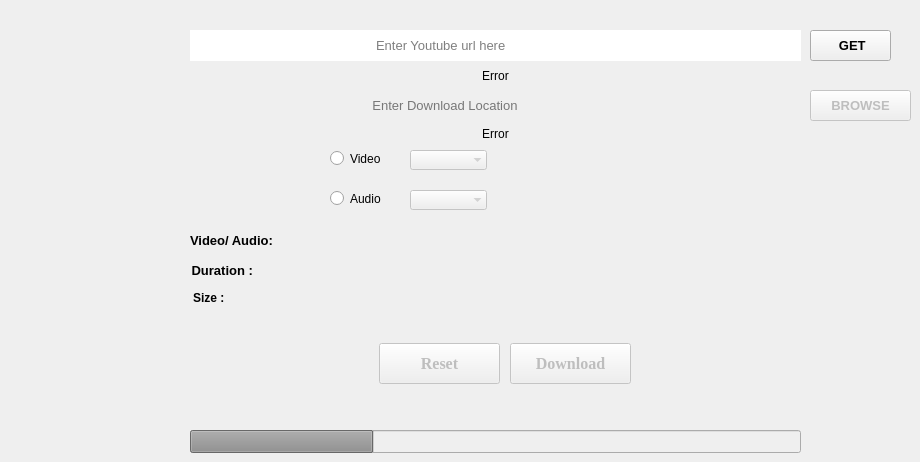
    <widget class="QWidget" name="tab">
     <attribute name="title">
      <string>Single</string>
     </attribute>
     <widget class="QProgressBar" name="progressBar_single">
      <property name="enabled">
       <bool>false</bool>
      </property>
      <property name="geometry">
       <rect>
        <x>190</x>
        <y>430</y>
        <width>611</width>
        <height>23</height>
       </rect>
      </property>
      <property name="value">
       <number>30</number>
      </property>
      <property name="alignment">
       <set>Qt::AlignLeading|Qt::AlignLeft|Qt::AlignVCenter</set>
      </property>
      <property name="textVisible">
       <bool>false</bool>
      </property>
      <property name="orientation">
       <enum>Qt::Horizontal</enum>
      </property>
      <property name="invertedAppearance">
       <bool>false</bool>
      </property>
      <property name="textDirection">
       <enum>QProgressBar::TopToBottom</enum>
      </property>
     </widget>
     <widget class="QLineEdit" name="urlText_single">
      <property name="geometry">
       <rect>
        <x>190</x>
        <y>30</y>
        <width>611</width>
        <height>31</height>
       </rect>
      </property>
      <property name="font">
       <font>
        <pointsize>10</pointsize>
       </font>
      </property>
      <property name="autoFillBackground">
       <bool>false</bool>
      </property>
      <property name="inputMethodHints">
       <set>Qt::ImhNone</set>
      </property>
      <property name="text">
       <string/>
      </property>
      <property name="frame">
       <bool>false</bool>
      </property>
      <property name="alignment">
       <set>Qt::AlignLeading|Qt::AlignLeft|Qt::AlignVCenter</set>
      </property>
      <property name="placeholderText">
       <string>                                                   Enter Youtube url here</string>
      </property>
      <property name="cursorMoveStyle">
       <enum>Qt::VisualMoveStyle</enum>
      </property>
      <property name="clearButtonEnabled">
       <bool>true</bool>
      </property>
     </widget>
     <widget class="QLabel" name="error_browse_single">
      <property name="geometry">
       <rect>
        <x>240</x>
        <y>124</y>
        <width>511</width>
        <height>20</height>
       </rect>
      </property>
      <property name="text">
       <string>Error</string>
      </property>
      <property name="alignment">
       <set>Qt::AlignCenter</set>
      </property>
     </widget>
     <widget class="QPushButton" name="getButton_single">
      <property name="geometry">
       <rect>
        <x>810</x>
        <y>30</y>
        <width>81</width>
        <height>31</height>
       </rect>
      </property>
      <property name="font">
       <font>
        <pointsize>10</pointsize>
        <weight>75</weight>
        <bold>true</bold>
       </font>
      </property>
      <property name="autoFillBackground">
       <bool>false</bool>
      </property>
      <property name="text">
       <string> GET</string>
      </property>
      <property name="iconSize">
       <size>
        <width>30</width>
        <height>30</height>
       </size>
      </property>
      <property name="autoDefault">
       <bool>false</bool>
      </property>
      <property name="default">
       <bool>false</bool>
      </property>
      <property name="flat">
       <bool>false</bool>
      </property>
     </widget>
     <widget class="QLineEdit" name="browseText_single">
      <property name="enabled">
       <bool>false</bool>
      </property>
      <property name="geometry">
       <rect>
        <x>190</x>
        <y>90</y>
        <width>611</width>
        <height>31</height>
       </rect>
      </property>
      <property name="sizePolicy">
       <sizepolicy hsizetype="Expanding" vsizetype="Fixed">
        <horstretch>0</horstretch>
        <verstretch>0</verstretch>
       </sizepolicy>
      </property>
      <property name="font">
       <font>
        <pointsize>10</pointsize>
       </font>
      </property>
      <property name="frame">
       <bool>false</bool>
      </property>
      <property name="alignment">
       <set>Qt::AlignLeading|Qt::AlignLeft|Qt::AlignVCenter</set>
      </property>
      <property name="dragEnabled">
       <bool>false</bool>
      </property>
      <property name="placeholderText">
       <string>                                                  Enter Download Location</string>
      </property>
      <property name="clearButtonEnabled">
       <bool>true</bool>
      </property>
     </widget>
     <widget class="QLabel" name="duration_single">
      <property name="geometry">
       <rect>
        <x>188</x>
        <y>260</y>
        <width>611</width>
        <height>20</height>
       </rect>
      </property>
      <property name="font">
       <font>
        <pointsize>10</pointsize>
        <weight>75</weight>
        <bold>true</bold>
       </font>
      </property>
      <property name="text">
       <string> Duration :</string>
      </property>
     </widget>
     <widget class="QPushButton" name="resetButton_single">
      <property name="enabled">
       <bool>false</bool>
      </property>
      <property name="geometry">
       <rect>
        <x>379</x>
        <y>343</y>
        <width>121</width>
        <height>41</height>
       </rect>
      </property>
      <property name="font">
       <font>
        <family>Georgia</family>
        <pointsize>12</pointsize>
        <weight>75</weight>
        <bold>true</bold>
       </font>
      </property>
      <property name="text">
       <string>Reset</string>
      </property>
     </widget>
     <widget class="QLabel" name="size_file_single">
      <property name="geometry">
       <rect>
        <x>193</x>
        <y>290</y>
        <width>601</width>
        <height>16</height>
       </rect>
      </property>
      <property name="font">
       <font>
        <weight>75</weight>
        <bold>true</bold>
       </font>
      </property>
      <property name="text">
       <string>Size : </string>
      </property>
     </widget>
     <widget class="QPushButton" name="downloadButton_single">
      <property name="enabled">
       <bool>false</bool>
      </property>
      <property name="geometry">
       <rect>
        <x>510</x>
        <y>343</y>
        <width>121</width>
        <height>41</height>
       </rect>
      </property>
      <property name="font">
       <font>
        <family>Georgia</family>
        <pointsize>12</pointsize>
        <weight>75</weight>
        <italic>false</italic>
        <bold>true</bold>
        <underline>false</underline>
        <strikeout>false</strikeout>
       </font>
      </property>
      <property name="text">
       <string>Download</string>
      </property>
      <property name="iconSize">
       <size>
        <width>30</width>
        <height>30</height>
       </size>
      </property>
      <property name="default">
       <bool>false</bool>
      </property>
      <property name="flat">
       <bool>false</bool>
      </property>
     </widget>
     <widget class="QLabel" name="error_url_single">
      <property name="geometry">
       <rect>
        <x>240</x>
        <y>66</y>
        <width>511</width>
        <height>20</height>
       </rect>
      </property>
      <property name="text">
       <string>Error</string>
      </property>
      <property name="alignment">
       <set>Qt::AlignCenter</set>
      </property>
     </widget>
     <widget class="QLabel" name="video_audio_title_single">
      <property name="geometry">
       <rect>
        <x>190</x>
        <y>230</y>
        <width>611</width>
        <height>20</height>
       </rect>
      </property>
      <property name="sizePolicy">
       <sizepolicy hsizetype="Maximum" vsizetype="Maximum">
        <horstretch>0</horstretch>
        <verstretch>0</verstretch>
       </sizepolicy>
      </property>
      <property name="font">
       <font>
        <pointsize>10</pointsize>
        <weight>75</weight>
        <bold>true</bold>
       </font>
      </property>
      <property name="text">
       <string>Video/ Audio: </string>
      </property>
     </widget>
     <widget class="QPushButton" name="browseButton_single">
      <property name="enabled">
       <bool>false</bool>
      </property>
      <property name="geometry">
       <rect>
        <x>810</x>
        <y>90</y>
        <width>101</width>
        <height>31</height>
       </rect>
      </property>
      <property name="font">
       <font>
        <pointsize>10</pointsize>
        <weight>75</weight>
        <bold>true</bold>
       </font>
      </property>
      <property name="text">
       <string>BROWSE</string>
      </property>
      <property name="iconSize">
       <size>
        <width>30</width>
        <height>30</height>
       </size>
      </property>
      <property name="flat">
       <bool>false</bool>
      </property>
     </widget>
     <widget class="QComboBox" name="video_combobox_single">
      <property name="enabled">
       <bool>false</bool>
      </property>
      <property name="geometry">
       <rect>
        <x>410</x>
        <y>150</y>
        <width>76</width>
        <height>22</height>
       </rect>
      </property>
      <property name="font">
       <font>
        <weight>75</weight>
        <bold>true</bold>
       </font>
      </property>
      <property name="sizeAdjustPolicy">
       <enum>QComboBox::AdjustToContents</enum>
      </property>
      <property name="frame">
       <bool>false</bool>
      </property>
     </widget>
     <widget class="QComboBox" name="audio_combobox_single">
      <property name="enabled">
       <bool>false</bool>
      </property>
      <property name="geometry">
       <rect>
        <x>410</x>
        <y>190</y>
        <width>76</width>
        <height>22</height>
       </rect>
      </property>
      <property name="font">
       <font>
        <weight>75</weight>
        <bold>true</bold>
       </font>
      </property>
      <property name="sizeAdjustPolicy">
       <enum>QComboBox::AdjustToContents</enum>
      </property>
      <property name="frame">
       <bool>false</bool>
      </property>
     </widget>
     <widget class="QRadioButton" name="video_radioButton">
      <property name="geometry">
       <rect>
        <x>330</x>
        <y>150</y>
        <width>82</width>
        <height>17</height>
       </rect>
      </property>
      <property name="text">
       <string>Video</string>
      </property>
     </widget>
     <widget class="QRadioButton" name="audio_radioButton">
      <property name="geometry">
       <rect>
        <x>330</x>
        <y>190</y>
        <width>82</width>
        <height>17</height>
       </rect>
      </property>
      <property name="text">
       <string>Audio</string>
      </property>
     </widget>
    </widget>
